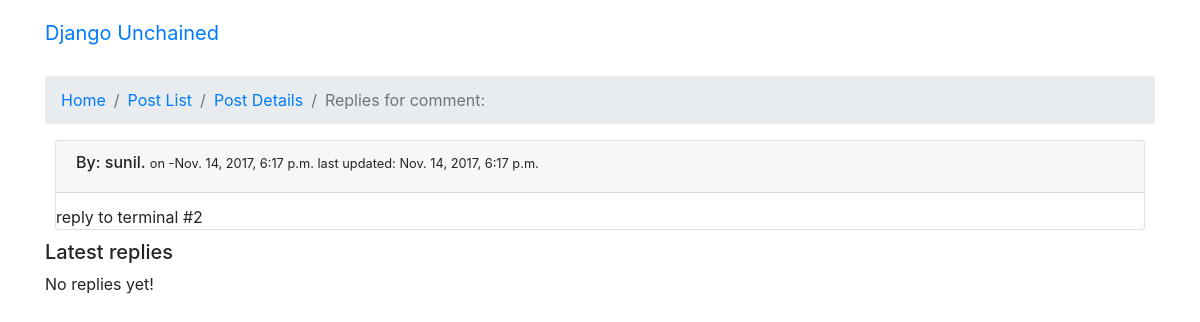
The app's page /posts/list/67/details/67/replies/ with its own data.
### posts/models.py (models this page shows, shortened)
class Comment(models.Model):
	user 	= models.ForeignKey(settings.AUTH_USER_MODEL, default=1)
	post 	= models.ForeignKey(Post, on_delete=models.CASCADE, related_name='comments')
	content = models.TextField()
	parent 	= models.ForeignKey("self", on_delete=models.CASCADE, null=True, blank=True, related_name='replies')
	updated = models.DateTimeField(auto_now=True, auto_now_add=False)
	timestamp = models.DateTimeField(auto_now_add=True)
	class Meta:
		verbose_name_plural = '02 Comments'
		ordering = ['-timestamp']

### posts/views.py (the view)
# urls.py: url(r'^list/(?P<pk>\d+)/details/(?P<comment_pk>\d+)/replies/$', views.RepliesListView.as_view(), name='replies'),
class RepliesListView(ListView):
	model = Comment
	template_name = 'posts/comment_replies.html'
	context_object_name = 'replies'
	paginate_by = 10
	def get_queryset(self, *args,**kwargs):
		comment_id = self.kwargs['comment_pk']
		queryset = Comment.objects.filter(parent=comment_id)
		return queryset
	def get_context_data(self, **kwargs):
		context = super(RepliesListView, self).get_context_data(**kwargs)
		comment_id = self.kwargs['comment_pk']
		context['comment'] = get_object_or_404(Comment, id=comment_id)
		context['post_id'] = self.kwargs['pk']
		return context

### posts/templates/posts/comment_replies.html (shortened to what this page needs)
{% extends 'base.html' %}
{% block breadcrumb %}
	<li class="breadcrumb-item"><a href="{% url 'home' %}">Home</a></li>
  	<li class="breadcrumb-item"><a href="{% url 'posts:list' %}">Post List</a></li>
  	<li class="breadcrumb-item"><a href="{% url 'posts:details' post_id %}">Post Details</a></li>
  	<li class="breadcrumb-item active">Replies for comment:</li>
{% endblock %}
{% block content %}
<div class="card">
	  <div class="card-header">
	   <h6>By: {{ comment.user }}. <small>on -{{ comment.timestamp }} last updated: {{ comment.updated }}</small></h6>
	  </div>
	  <div class="card-block">
	    <p class="card-text">{{ comment.content }}</p>
	  </div>
</div>
<h5>Latest replies</h5>
{% for reply in replies %}
	<div class="card">
	  <div class="card-header comments-header">
	   <h6>By: {{ reply.user }}. <small>on -{{ reply.timestamp }} last updated: {{ reply.updated }}</small></h6>
	  </div>
	  <div class="card-block">
	    <h4 class="card-title"></h4>
	    <p class="card-text">{{ reply.content }}</p>
	    <a href="#" class="btn btn-primary btn-sm" role="button"> Reply </a>
		<a href="{% url 'posts:replies' comment.post.pk reply.pk %}" class="btn btn-primary btn-sm" role="button"> View Replies </a>
	  </div>
	</div>
{% empty %}
	<span>No replies yet!</span>
{% endfor %}
{% endblock %}

### static/css/app.css (style rules this page uses)
.card { margin: 10px; }

### records on screen
Comment: user "sunil", timestamp "Nov. 14, 2017, 6:17 p.m.", updated "Nov. 14, 2017, 6:17 p.m.", content "reply to terminal #2"
